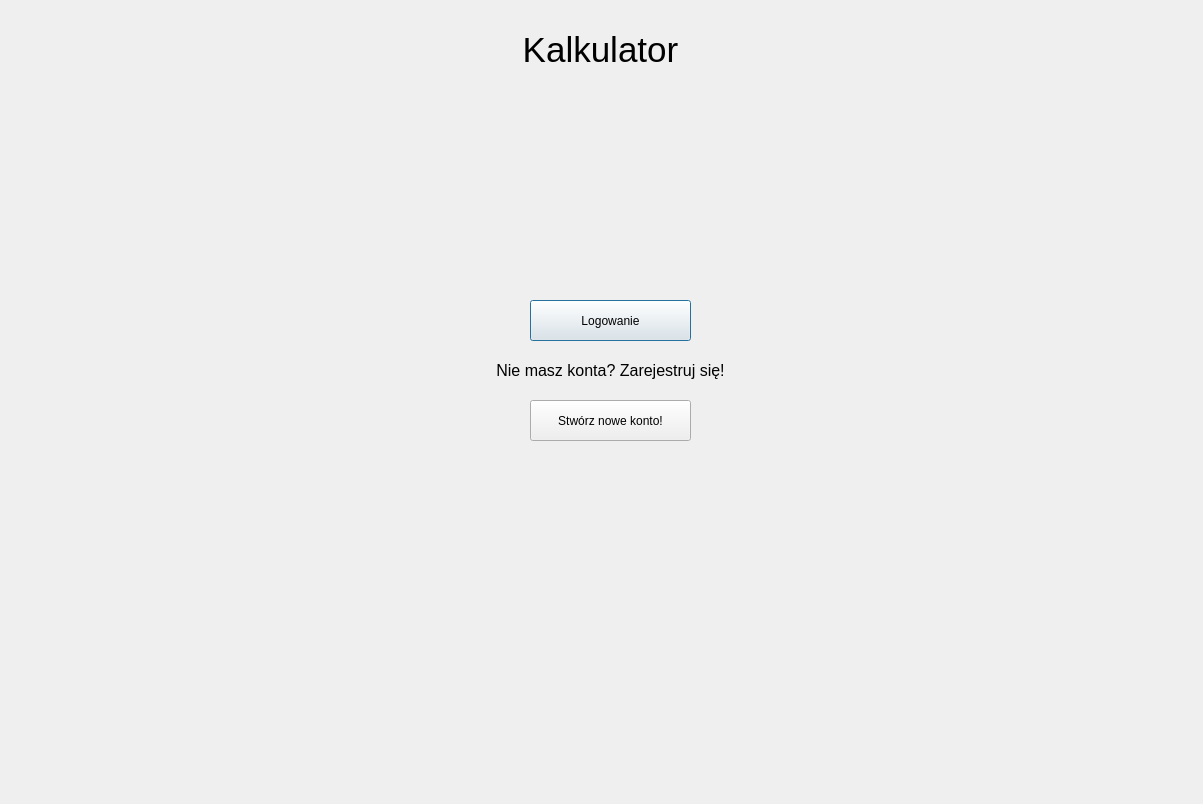
<?xml version="1.0" encoding="UTF-8"?>
<ui version="4.0">
 <class>Dialog</class>
 <widget class="QDialog" name="Dialog">
  <property name="geometry">
   <rect>
    <x>0</x>
    <y>0</y>
    <width>1203</width>
    <height>804</height>
   </rect>
  </property>
  <property name="windowTitle">
   <string>Dialog</string>
  </property>
  <widget class="QWidget" name="widget" native="true">
   <property name="geometry">
    <rect>
     <x>0</x>
     <y>0</y>
     <width>1200</width>
     <height>800</height>
    </rect>
   </property>
   <widget class="QPushButton" name="Przycisk_logowania">
    <property name="geometry">
     <rect>
      <x>530</x>
      <y>300</y>
      <width>161</width>
      <height>41</height>
     </rect>
    </property>
    <property name="text">
     <string>Logowanie</string>
    </property>
   </widget>
   <widget class="QLabel" name="label">
    <property name="geometry">
     <rect>
      <x>500</x>
      <y>10</y>
      <width>201</width>
      <height>81</height>
     </rect>
    </property>
    <property name="text">
     <string>&lt;html&gt;&lt;head/&gt;&lt;body&gt;&lt;p align=&quot;center&quot;&gt;&lt;span style=&quot; font-size:26pt;&quot;&gt;Kalkulator&lt;/span&gt;&lt;/p&gt;&lt;/body&gt;&lt;/html&gt;</string>
    </property>
   </widget>
   <widget class="QLabel" name="label_2">
    <property name="geometry">
     <rect>
      <x>490</x>
      <y>360</y>
      <width>241</width>
      <height>21</height>
     </rect>
    </property>
    <property name="text">
     <string>&lt;html&gt;&lt;head/&gt;&lt;body&gt;&lt;p align=&quot;center&quot;&gt;&lt;span style=&quot; font-size:12pt;&quot;&gt;Nie masz konta? Zarejestruj się!&lt;/span&gt;&lt;/p&gt;&lt;/body&gt;&lt;/html&gt;</string>
    </property>
   </widget>
   <widget class="QPushButton" name="Przycisk_nowe_konto">
    <property name="geometry">
     <rect>
      <x>530</x>
      <y>400</y>
      <width>161</width>
      <height>41</height>
     </rect>
    </property>
    <property name="text">
     <string>Stwórz nowe konto!</string>
    </property>
   </widget>
  </widget>
 </widget>
 <resources/>
 <connections/>
</ui>
